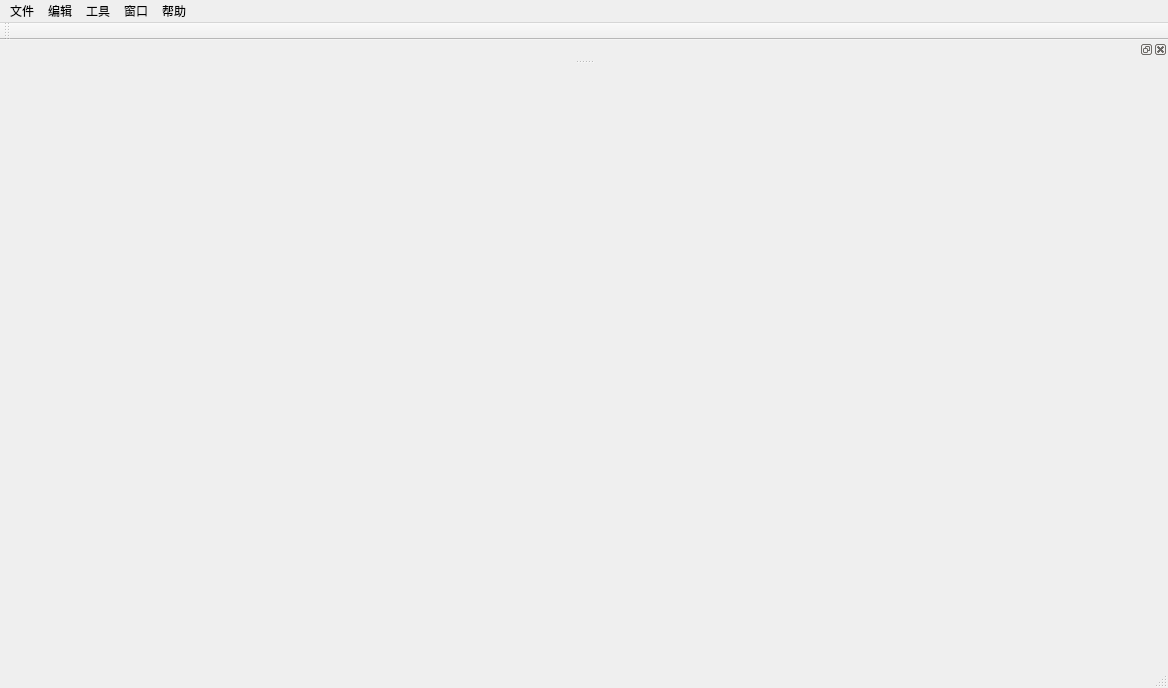
<?xml version="1.0" encoding="UTF-8"?>
<ui version="4.0">
 <class>MainWindow</class>
 <widget class="QMainWindow" name="MainWindow">
  <property name="geometry">
   <rect>
    <x>0</x>
    <y>0</y>
    <width>1168</width>
    <height>688</height>
   </rect>
  </property>
  <property name="windowTitle">
   <string>MainWindow</string>
  </property>
  <widget class="QWidget" name="centralWidget"/>
  <widget class="QMenuBar" name="menuBar">
   <property name="geometry">
    <rect>
     <x>0</x>
     <y>0</y>
     <width>1168</width>
     <height>23</height>
    </rect>
   </property>
   <widget class="QMenu" name="file">
    <property name="title">
     <string>文件</string>
    </property>
    <addaction name="actionExit"/>
   </widget>
   <widget class="QMenu" name="edit">
    <property name="title">
     <string>编辑</string>
    </property>
   </widget>
   <widget class="QMenu" name="tools">
    <property name="title">
     <string>工具</string>
    </property>
   </widget>
   <widget class="QMenu" name="help">
    <property name="title">
     <string>帮助</string>
    </property>
   </widget>
   <widget class="QMenu" name="window">
    <property name="title">
     <string>窗口</string>
    </property>
   </widget>
   <addaction name="file"/>
   <addaction name="edit"/>
   <addaction name="tools"/>
   <addaction name="window"/>
   <addaction name="help"/>
  </widget>
  <widget class="QToolBar" name="mainToolBar">
   <attribute name="toolBarArea">
    <enum>TopToolBarArea</enum>
   </attribute>
   <attribute name="toolBarBreak">
    <bool>false</bool>
   </attribute>
  </widget>
  <widget class="QStatusBar" name="statusBar"/>
  <widget class="QDockWidget" name="dockWidget">
   <attribute name="dockWidgetArea">
    <number>4</number>
   </attribute>
   <widget class="QWidget" name="dockWidgetContents"/>
  </widget>
  <action name="actionExit">
   <property name="text">
    <string>退出</string>
   </property>
  </action>
 </widget>
 <layoutdefault spacing="6" margin="11"/>
 <resources/>
 <connections>
  <connection>
   <sender>actionExit</sender>
   <signal>triggered()</signal>
   <receiver>MainWindow</receiver>
   <slot>close()</slot>
   <hints>
    <hint type="sourcelabel">
     <x>-1</x>
     <y>-1</y>
    </hint>
    <hint type="destinationlabel">
     <x>583</x>
     <y>343</y>
    </hint>
   </hints>
  </connection>
 </connections>
</ui>
